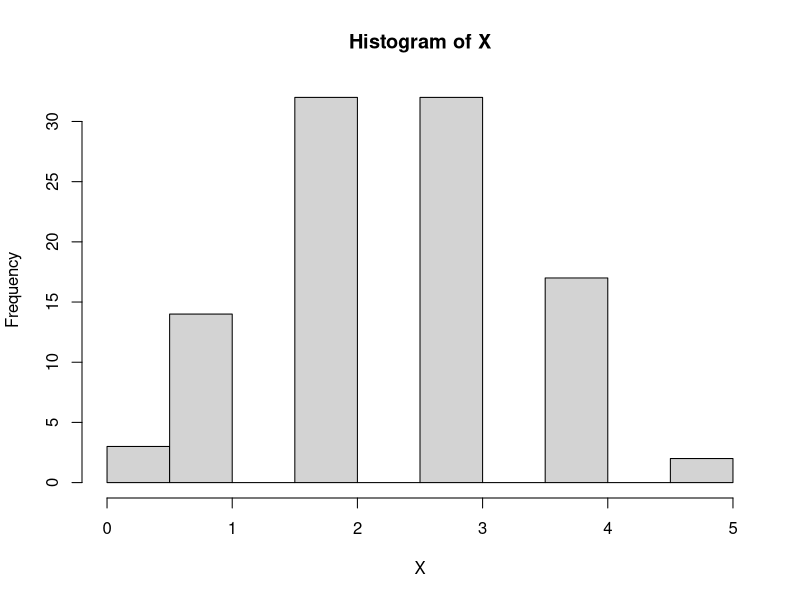

This figure's R source:
X<-rbinom(100, 5, 0.5);
X
min(X); max(X);mean(X);median(X);sd(X);var(X);IQR(X);range(X);quantile(X);
hist(X);
frequency = summary(as.factor(X))["3"]/100;
frequency;
theoretical = dbinom(3,5,0.5);
theoretical;

